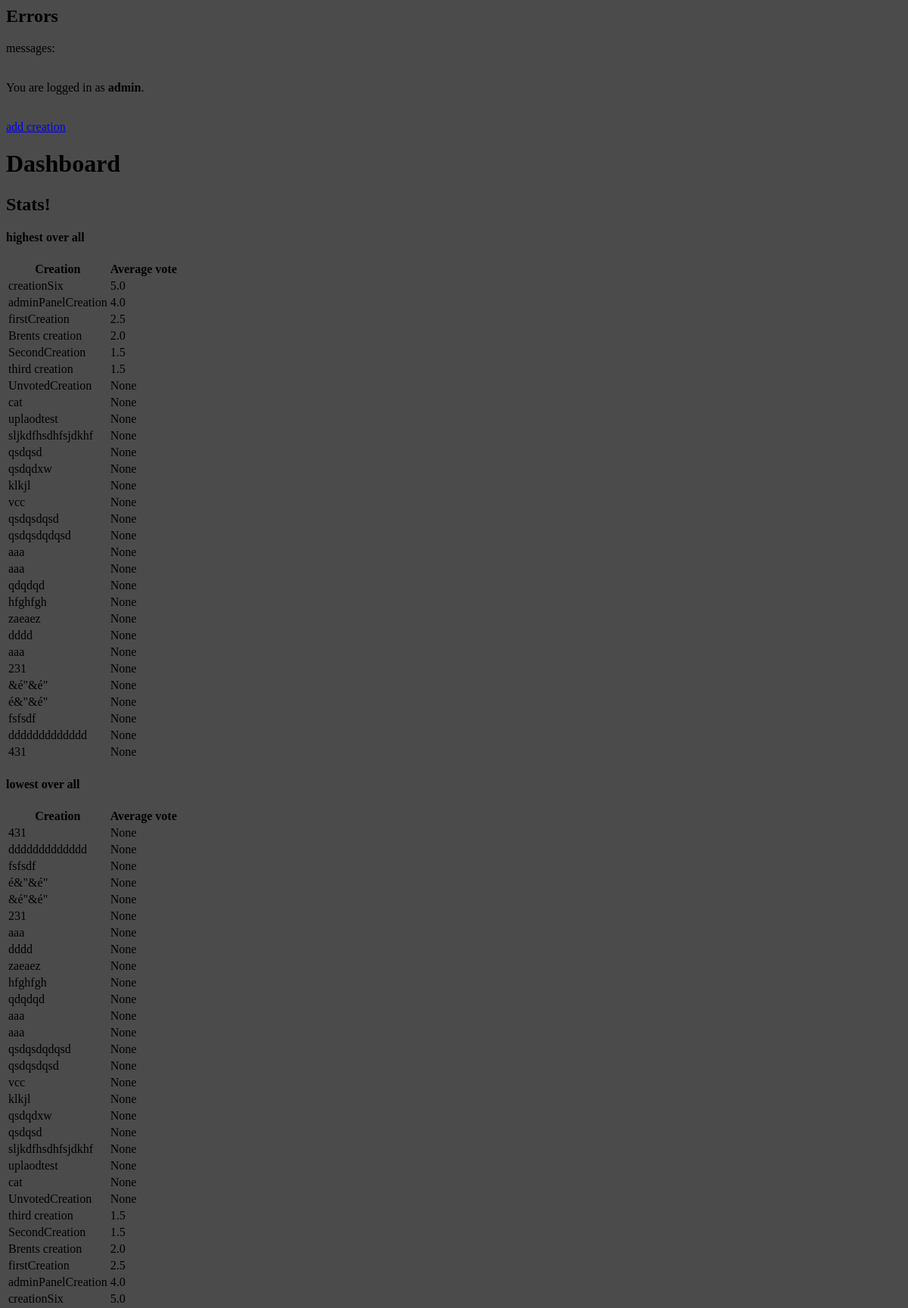
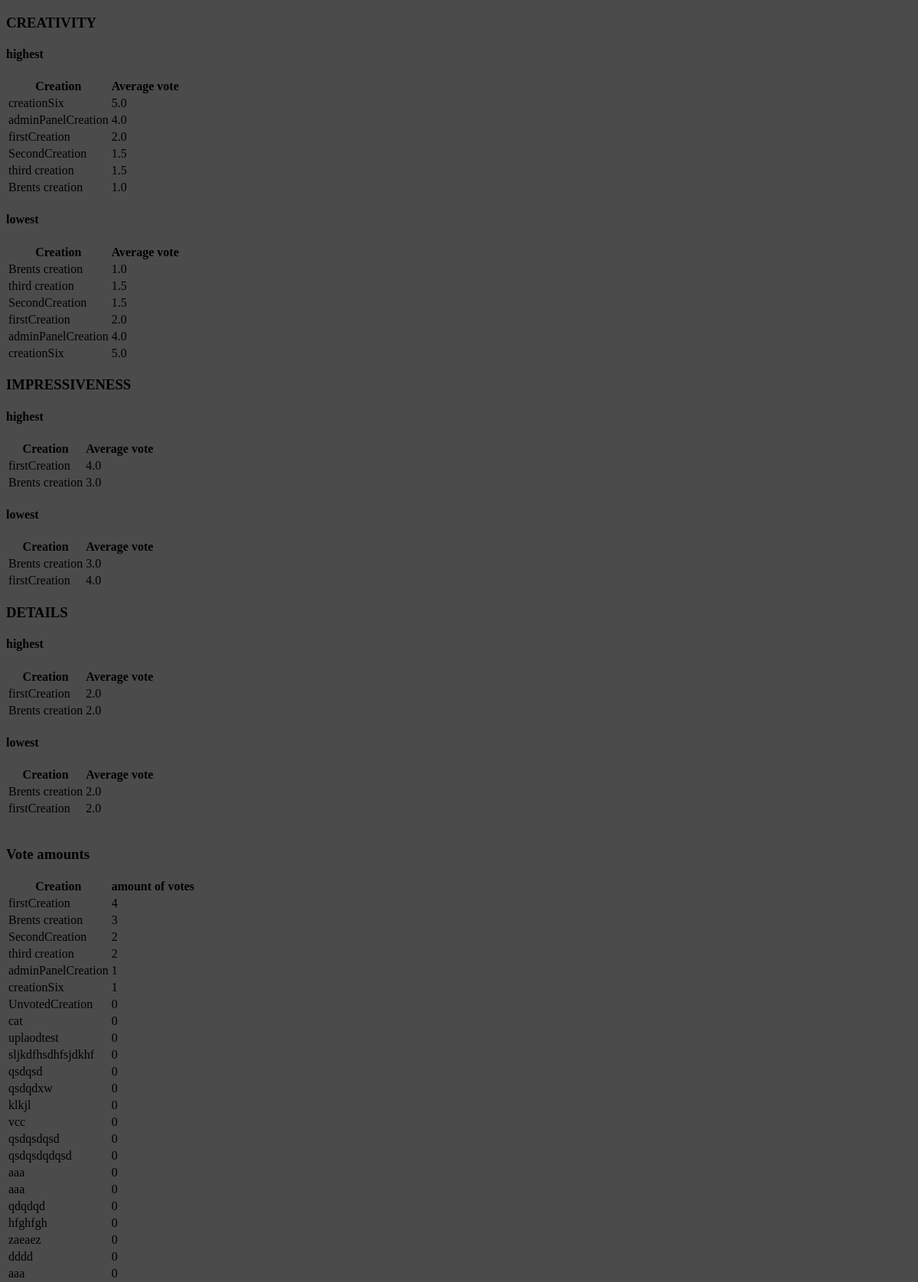
Page /voting/dashboard/ (signed in, upper part) on the committed database (2 pictures, top to bottom).
### voting/models.py (models this page shows)
class Creation(models.Model):
    name = models.CharField(max_length=200)
    description = models.CharField(max_length=200)
    creator = models.CharField(max_length=200)
    image = models.ImageField(
        upload_to='creations/', null=True, blank=True)
    def __str__(self):
        return self.name

### voting/views.py (the view)
# urls.py: path("dashboard/", views.dashboard, name="dashboard"),
@ user_passes_test(lambda u: u.is_staff)
def dashboard(request):
    avgPerCreation = Creation.objects.annotate(
        avg=Avg("votinglist__vote")).order_by("-avg")
    highestCrea = Creation.objects.filter(votinglist__category__startswith="crea").annotate(
        avg=Avg("votinglist__vote")).order_by("-avg")
    highestDeta = Creation.objects.filter(votinglist__category__startswith="deta").annotate(
        avg=Avg("votinglist__vote")).order_by("-avg")
    highestImpr = Creation.objects.filter(votinglist__category__startswith="impr").annotate(
        avg=Avg("votinglist__vote")).order_by("-avg")
    amountOfVotes = Creation.objects.annotate(
        amount=Count("votinglist__vote")).order_by("-amount")
    return render(request=request,
                  template_name="voting/dashboard.html",
                  context={
                      "avgPerCreation": avgPerCreation,
                      "highestCrea": highestCrea,
                      "highestDeta": highestDeta,
                      "highestImpr": highestImpr,
                      "amountOfVotes": amountOfVotes,
                      "creations": Creation.objects.all()
                  })

### voting/templates/voting/dashboard.html (shortened to what this page needs)
{% extends 'voting/header.html' %}
{% block content %}
{% include "voting/includes/status.html" %}
<br>
<a href="addcreation">add creation</a>
<h1>Dashboard</h1>
<h2>Stats!</h2>
<h4>highest over all</h4>
<table>
    <tr>
      <th>Creation</th>
      <th>Average vote</th>
    </tr>
    {% for item in avgPerCreation %}
    <tr>
        <td>{{ item }}</td>
        <td>{{ item.avg }}</td>
    </tr>
    {% endfor %}
  </table>
<h4>lowest over all</h4>
<table>
    <tr>
      <th>Creation</th>
      <th>Average vote</th>
    </tr>
    {% for item in avgPerCreation reversed%}
    <tr>
        <td>{{ item }}</td>
        <td>{{ item.avg }}</td>
    </tr>
    {% endfor %}
</table>
<h3>CREATIVITY</h3>
<h4> highest</h4>
<table>
    <tr>
      <th>Creation</th>
      <th>Average vote</th>
    </tr>
    {% for item in highestCrea %}
    <tr>
        <td>{{ item }}</td>
        <td>{{ item.avg }}</td>
    </tr>
    {% endfor %}
</table>
<h4> lowest</h4>
<table>
    <tr>
      <th>Creation</th>
      <th>Average vote</th>
    </tr>
    {% for item in highestCrea reversed%}
    <tr>
        <td>{{ item }}</td>
        <td>{{ item.avg }}</td>
    </tr>
    {% endfor %}
</table>
<h3>IMPRESSIVENESS</h3>
<h4> highest</h4>
<table>
    <tr>
      <th>Creation</th>
      <th>Average vote</th>
    </tr>
    {% for item in highestImpr %}
    <tr>
        <td>{{ item }}</td>
        <td>{{ item.avg }}</td>
    </tr>
    {% endfor %}
</table>
<h4>lowest</h4>
<table>
    <tr>
      <th>Creation</th>
      <th>Average vote</th>
    </tr>
    {% for item in highestImpr reversed %}
    <tr>
        <td>{{ item }}</td>
        <td>{{ item.avg }}</td>
    </tr>
    {% endfor %}
</table>
<h3>DETAILS</h3>
<h4>highest</h4>
<table>
    <tr>
      <th>Creation</th>
      <th>Average vote</th>
    </tr>
    {% for item in highestDeta %}
    <tr>
        <td>{{ item }}</td>
        <td>{{ item.avg }}</td>
    </tr>
    {% endfor %}
</table>
<h4>lowest</h4>
<table>
    <tr>
      <th>Creation</th>
      <th>Average vote</th>
    </tr>
    {% for item in highestDeta reversed %}
    <tr>
        <td>{{ item }}</td>
        <td>{{ item.avg }}</td>
    </tr>
    {% endfor %}
</table>
<br>
<h3>Vote amounts</h3>
<table>
  <tr>
    <th>Creation</th>
    <th>amount of votes</th>
  </tr>
  {% for item in amountOfVotes %}
  <tr>
      <td>{{ item }}</td>
      <td>{{ item.amount }}</td>
  </tr>
  {% endfor %}
</table>
<br>
most voted <br>
least voted <br>
highest voted creator <br>
{% for creation in creations %}
    <br>
{% endfor %}
{% endblock %}

### voting/templates/voting/header.html (shortened to what this page needs)
<head>
  {% load static %}
  <link rel="stylesheet" href="{% static 'css/style.css' %}">
</head>
<body>
  <div>
    <h2>Errors</h2>
  </div>
    {% include "voting/includes/messages.html" %}
  <div class="container">
    <br>
    {% block content %}
    {% endblock %}
  </div>
</body>

### voting/templates/voting/includes/messages.html (shortened to what this page needs)
<div>
    messages:
</div>

### voting/templates/voting/includes/status.html
<div>
    <p>
        {% if user.is_authenticated %}
        You are logged in as <strong>{{ user.username }}</strong>.
        {% else %}
        You are not logged in.
        {% endif %}
    </p>
</div>

### voting/static/css/style.css (style rules this page uses)
* { background-color: rgb(75, 75, 75); }

### rows in the picture
Creation: name "creationSix", avg "5.0", amount "1"
Creation: name "adminPanelCreation", avg "4.0", amount "1"
Creation: name "firstCreation", avg "2.5", avg "2.0", avg "4.0", amount "4"
Creation: name "Brents creation", avg "2.0", avg "1.0", avg "3.0", amount "3"
Creation: name "SecondCreation", avg "1.5", amount "2"
Creation: name "third creation", avg "1.5", amount "2"
Creation: name "UnvotedCreation", avg "None", amount "0"
Creation: name "cat", avg "None", amount "0"
Creation: name "uplaodtest", avg "None", amount "0"
Creation: name "sljkdfhsdhfsjdkhf", avg "None", amount "0"
Creation: name "qsdqsd", avg "None", amount "0"
Creation: name "qsdqdxw", avg "None", amount "0"
Creation: name "klkjl", avg "None", amount "0"
Creation: name "vcc", avg "None", amount "0"
Creation: name "qsdqsdqsd", avg "None", amount "0"
Creation: name "qsdqsdqdqsd", avg "None", amount "0"
Creation: name "aaa", avg "None", amount "0"
Creation: name "aaa", avg "None", amount "0"
Creation: name "qdqdqd", avg "None", amount "0"
Creation: name "hfghfgh", avg "None", amount "0"
Creation: name "zaeaez", avg "None", amount "0"
Creation: name "dddd", avg "None", amount "0"
Creation: name "aaa", avg "None", amount "0"
Creation: name "231", avg "None"
Creation: name "&é\"&é\"", avg "None"
Creation: name "é&\"&é\"", avg "None"
Creation: name "fsfsdf", avg "None"
Creation: name "ddddddddddddd", avg "None"
Creation: name "431", avg "None"

### other values in the picture
{{ user.username }} "admin"
